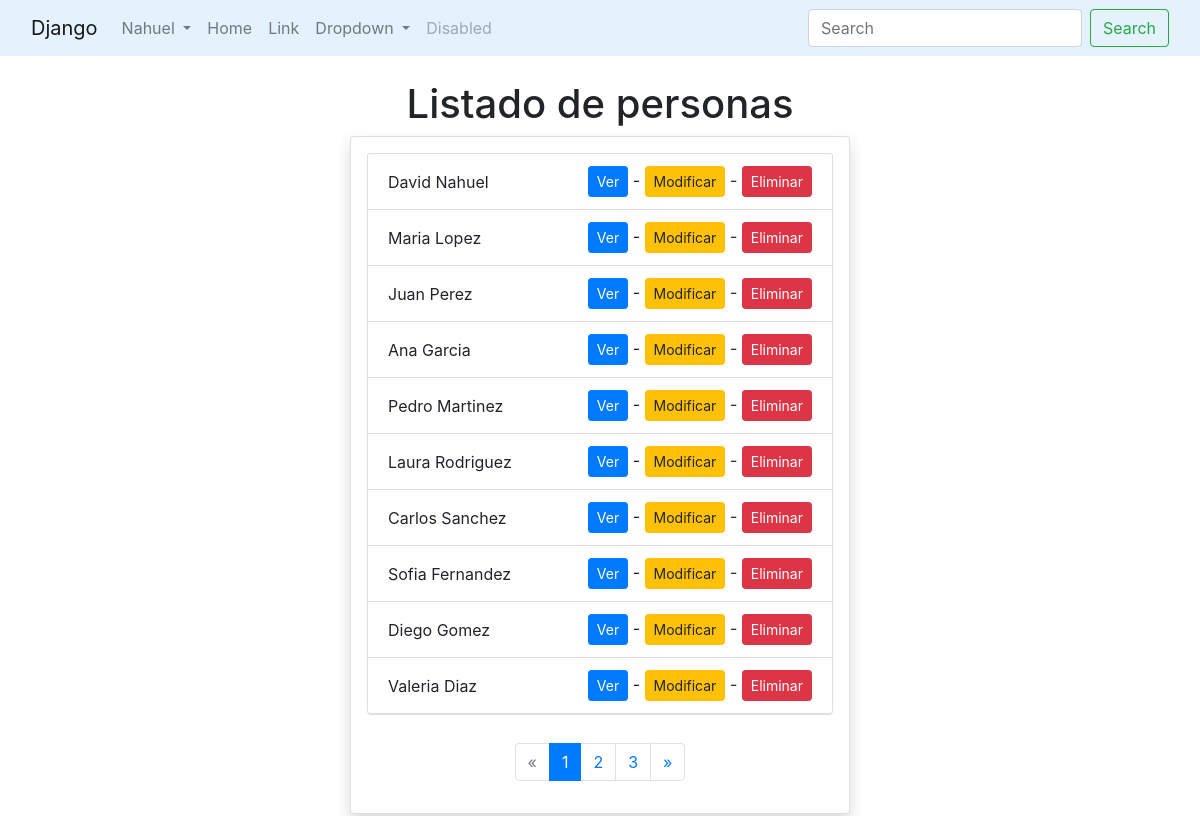
/persona/lista/ (signed in), run on the app's committed database.
### persona/models.py (models this page shows, shortened)
class Persona(models.Model):
    nombre = models.CharField(verbose_name="Nombre completo", max_length=50)
    edad = models.IntegerField(verbose_name="Edad")
    email = models.EmailField(verbose_name="Correo electronico", max_length=254)
    oficina = models.ForeignKey(
        Oficina,
        verbose_name="Oficina asignada",
        on_delete=models.PROTECT,
        related_name="personas",
        null=True,
        blank=True
    )
    class Meta:
        verbose_name =  'Persona'
        verbose_name_plural =  'Personas'

### persona/views.py (the view)
class PersonaListView(LoginRequiredMixin, ListView):
    model = Persona
    template_name = "persona/lista.html"
    context_object_name = "personas"
    paginate_by = 10

### templates/persona/lista.html
{% extends 'base.html' %}
{% block content %}
    <div><center><h1>Listado de personas</h1></center></div>
    <div class="d-flex justify-content-center mt-1">
        <div class="card shadow p-3" style="width: 500px; margin-bottom: 2px;">
            {% if personas %}
                <ul class="list-group">
                    {% for persona in personas %}
                        <li class="list-group-item d-flex justify-content-between align-items-center d-grid gap-2">
                            {{ persona.nombre }}
                            <div>
                                <a href="{% url 'persona:detalle' persona.id %}" class="btn btn-sm btn-primary">Ver</a> -
                                <a href="{% url 'persona:editar' persona.id %}" class="btn btn-sm btn-warning w-5 w-md-auto">Modificar</a> -
                                <a href="{% url 'persona:eliminar' persona.id %}" class="btn btn-sm btn-danger w-5 w-md-auto">Eliminar</a>
                            </div>
                        </li>
                    {% endfor %}
                </ul>
                <div class="d-flex justify-content-center mt-1">
                    {% include 'paginator.html' %}
                </div>
            {% else %}
                <p class="text-center mt-3">No hay personas registradas.</p>
            {% endif %}
        </div>
    </div>
{% endblock content %}

### templates/navbar.html (shortened to what this page needs)
<nav class="navbar navbar-expand-lg navbar-light" style="background-color: #e3f2fd;" >
  <div class="container-fluid">
    <a class="navbar-brand" href="#">Django</a>
    <div class="collapse navbar-collapse" id="navbarSupportedContent">
      <ul class="navbar-nav mr-auto mb-2 mb-lg-0">
        {% if user.is_authenticated %}
          <li class="nav-item dropdown">
            <a class="nav-link dropdown-toggle" href="#" id="userMenu" role="button" data-toggle="dropdown" aria-haspopup="true" aria-expanded="false">
              {{ user.username }}
            </a>
          </li>
        {% else %}
          <li class="nav-item">
            <a class="nav-link" href="{% url 'account_login' %}">Ingresar</a>
          </li>
        {% endif %}
        <li class="nav-item">
          <a class="nav-link" aria-current="page" href="{% url 'persona:index' %}">Home</a>
        </li>
        <li class="nav-item">
          <a class="nav-link" href="#">Link</a>
        </li>
        <li class="nav-item dropdown">
          <a class="nav-link dropdown-toggle" href="#" id="dropdown01" role="button" data-bs-toggle="dropdown" aria-haspopup="true" aria-expanded="false">
            Dropdown
          </a>
        </li>
        <li class="nav-item">
          <a class="nav-link disabled" aria-disabled="true">Disabled</a>
        </li>
      </ul>
      <form class="d-flex" role="search" action="{% url 'persona:buscar' %}" method="get">
        <input class="form-control mr-2" type="search" placeholder="Search" aria-label="Search" name="q"/>
        <button class="btn btn-outline-success" type="submit">Search</button>
      </form>
    </div>
  </div>
</nav>

### data on the page
Persona: nombre "David Nahuel"
Persona: nombre "Maria Lopez"
Persona: nombre "Juan Perez"
Persona: nombre "Ana Garcia"
Persona: nombre "Pedro Martinez"
Persona: nombre "Laura Rodriguez"
Persona: nombre "Carlos Sanchez"
Persona: nombre "Sofia Fernandez"
Persona: nombre "Diego Gomez"
Persona: nombre "Valeria Diaz"

### other printed values
{{ user.username }} "Nahuel"
{{ num }} "1"
{{ num }} "2" "3"
